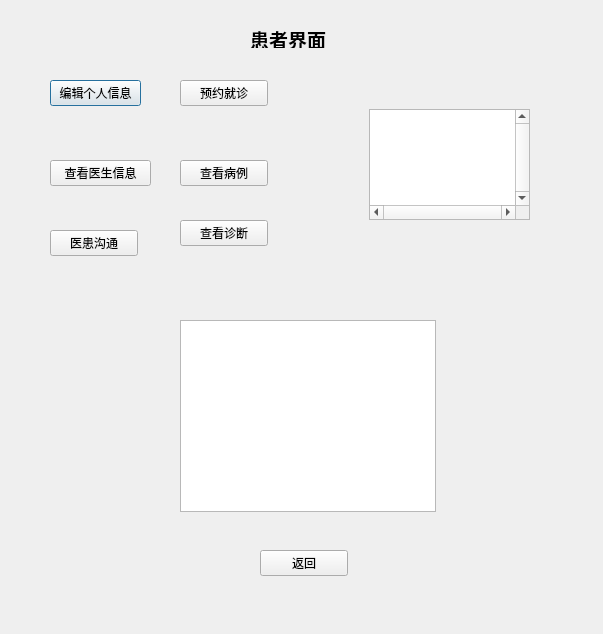
<?xml version="1.0" encoding="UTF-8"?>
<ui version="4.0">
 <class>patientwindow</class>
 <widget class="QDialog" name="patientwindow">
  <property name="geometry">
   <rect>
    <x>0</x>
    <y>0</y>
    <width>603</width>
    <height>634</height>
   </rect>
  </property>
  <property name="windowTitle">
   <string>Dialog</string>
  </property>
  <widget class="QLabel" name="label">
   <property name="geometry">
    <rect>
     <x>250</x>
     <y>30</y>
     <width>91</width>
     <height>18</height>
    </rect>
   </property>
   <property name="font">
    <font>
     <family>AR PL UKai CN</family>
     <pointsize>14</pointsize>
     <bold>true</bold>
    </font>
   </property>
   <property name="text">
    <string>患者界面</string>
   </property>
  </widget>
  <widget class="QPushButton" name="editInfoButton">
   <property name="geometry">
    <rect>
     <x>50</x>
     <y>80</y>
     <width>91</width>
     <height>26</height>
    </rect>
   </property>
   <property name="font">
    <font>
     <family>AR PL UKai CN</family>
    </font>
   </property>
   <property name="text">
    <string>编辑个人信息</string>
   </property>
  </widget>
  <widget class="QPushButton" name="viewDoctorsButton">
   <property name="geometry">
    <rect>
     <x>50</x>
     <y>160</y>
     <width>101</width>
     <height>26</height>
    </rect>
   </property>
   <property name="font">
    <font>
     <family>AR PL UKai CN</family>
    </font>
   </property>
   <property name="text">
    <string>查看医生信息</string>
   </property>
  </widget>
  <widget class="QPushButton" name="makeAppointmentButton">
   <property name="geometry">
    <rect>
     <x>180</x>
     <y>80</y>
     <width>88</width>
     <height>26</height>
    </rect>
   </property>
   <property name="font">
    <font>
     <family>AR PL UKai CN</family>
    </font>
   </property>
   <property name="text">
    <string>预约就诊</string>
   </property>
  </widget>
  <widget class="QPushButton" name="viewMedicalRecordsButton">
   <property name="geometry">
    <rect>
     <x>180</x>
     <y>160</y>
     <width>88</width>
     <height>26</height>
    </rect>
   </property>
   <property name="font">
    <font>
     <family>AR PL UKai CN</family>
    </font>
   </property>
   <property name="text">
    <string>查看病例</string>
   </property>
  </widget>
  <widget class="QPushButton" name="checkdiagnosisButton">
   <property name="geometry">
    <rect>
     <x>180</x>
     <y>220</y>
     <width>88</width>
     <height>26</height>
    </rect>
   </property>
   <property name="text">
    <string>查看诊断</string>
   </property>
  </widget>
  <widget class="QTableView" name="phototableView">
   <property name="geometry">
    <rect>
     <x>180</x>
     <y>320</y>
     <width>256</width>
     <height>192</height>
    </rect>
   </property>
  </widget>
  <widget class="QPushButton" name="returnButton">
   <property name="geometry">
    <rect>
     <x>260</x>
     <y>550</y>
     <width>88</width>
     <height>26</height>
    </rect>
   </property>
   <property name="text">
    <string>返回</string>
   </property>
  </widget>
  <widget class="QStackedWidget" name="stackedWidget">
   <property name="geometry">
    <rect>
     <x>319</x>
     <y>79</y>
     <width>251</width>
     <height>171</height>
    </rect>
   </property>
   <widget class="QWidget" name="page">
    <widget class="QTableView" name="doctortableView">
     <property name="geometry">
      <rect>
       <x>50</x>
       <y>30</y>
       <width>161</width>
       <height>111</height>
      </rect>
     </property>
     <property name="verticalScrollBarPolicy">
      <enum>Qt::ScrollBarAlwaysOn</enum>
     </property>
     <property name="horizontalScrollBarPolicy">
      <enum>Qt::ScrollBarAlwaysOn</enum>
     </property>
    </widget>
   </widget>
   <widget class="QWidget" name="page_2">
    <widget class="QTableView" name="medicalreportTableView">
     <property name="geometry">
      <rect>
       <x>50</x>
       <y>30</y>
       <width>161</width>
       <height>111</height>
      </rect>
     </property>
     <property name="verticalScrollBarPolicy">
      <enum>Qt::ScrollBarAlwaysOn</enum>
     </property>
     <property name="horizontalScrollBarPolicy">
      <enum>Qt::ScrollBarAlwaysOn</enum>
     </property>
    </widget>
   </widget>
   <widget class="QWidget" name="page_3">
    <widget class="QTableView" name="checkdiagnosistableView">
     <property name="geometry">
      <rect>
       <x>40</x>
       <y>40</y>
       <width>171</width>
       <height>121</height>
      </rect>
     </property>
     <property name="verticalScrollBarPolicy">
      <enum>Qt::ScrollBarAlwaysOn</enum>
     </property>
     <property name="horizontalScrollBarPolicy">
      <enum>Qt::ScrollBarAlwaysOn</enum>
     </property>
    </widget>
   </widget>
  </widget>
  <widget class="QPushButton" name="communicationButton">
   <property name="geometry">
    <rect>
     <x>50</x>
     <y>230</y>
     <width>88</width>
     <height>26</height>
    </rect>
   </property>
   <property name="text">
    <string>医患沟通</string>
   </property>
  </widget>
 </widget>
 <resources/>
 <connections/>
</ui>
